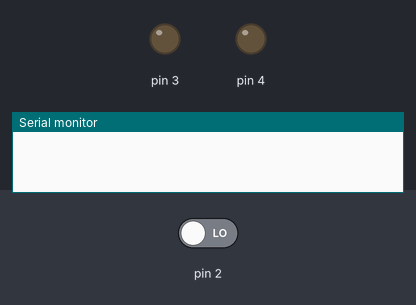
Simulated run of this sketch. Board: Arduino Uno, built with avr-gcc and run on an emulated ATmega328P. Shown: output pins drawn as LEDs (lit = HIGH), the last lines printed to the serial monitor. Inputs (shaded band) come from the test bench; at power-on: pin 2 LOW.

Above: at 1.2 s.
1.3 s: pin 2 driven HIGH
At 2.1 s:
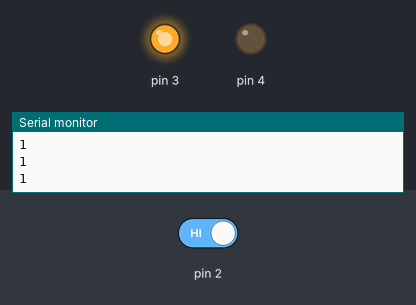
2.8 s: pin 2 driven LOW
At 3.3 s:
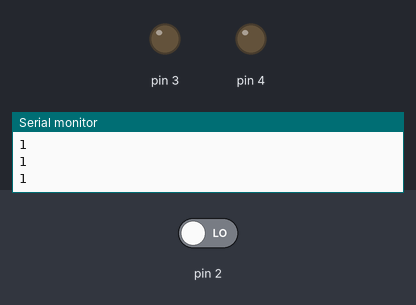
Timing chart, 0 to 5.8 s (numbered marks = the images above; inputs shaded):
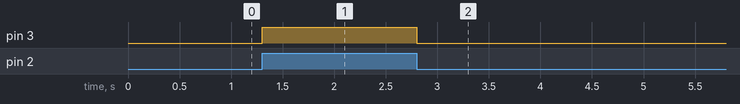

The sketch:

20secCode.ino
```cpp
int sensorState = 0, timer = 0, movement;
volatile int timer1_counter;

ISR(TIMER1_OVF_vect)
{
  TCNT1 = timer1_counter;
  timer++;
}

void setup()
{
  Serial.begin(9600);
  pinMode(2, INPUT);
  pinMode(3, OUTPUT);
  pinMode(4, OUTPUT);

  noInterrupts();
  TCCR1A = 0;       //reset timer
  TCCR1B = 0;       //reset timer
  timer1_counter = 3036;
  TCNT1 = timer1_counter;
  TCCR1B |= (1 << CS12);
  TIMSK1 |= (1 << TOIE1);
  interrupts();
}

void loop()
{
  movement = digitalRead(2);

  if (movement == HIGH && timer >= 20) {
    digitalWrite(3, LOW);
    digitalWrite(4, HIGH);
    Serial.println("your hands are CLEAN !!!");
  }
  else if(movement == HIGH){
    digitalWrite(3, HIGH);
    digitalWrite(4, LOW);
    Serial.println(timer);
  }
  else{
    digitalWrite(3, LOW);
    digitalWrite(4, LOW);
    timer = 0;
  }
}
```

Measured:
- after the input at 1.3 s, pin 3: LOW → HIGH at once
- after the input at 2.8 s, pin 3: HIGH → LOW at once
